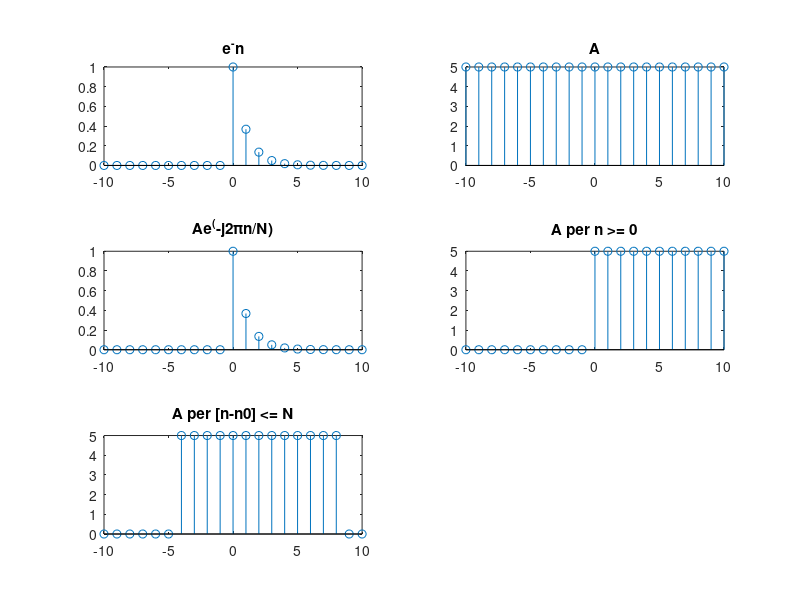

MATLAB code for this plot:
n = -10:10; % per il plot n = -10:10
n_0 = 2;
A = 5;
N = 6;



figure('Name','Es 3')
% Inizializzazione funzioni
xa = exp(-n) .* (n >= 0);
xb = A .* ones(1,length(n));
xc = A * exp(-(1i * 2 * pi * n) / N);
xd = A .* (n >= 0);
xe = A .* ((n >= (n_0 - N)) & (n <= (n_0 + N)));

% Calcolo energia e potenza per ciascun segnale
E_xa = sum(abs(xa).^2);
P_xa = E_xa / length(n);
subplot(3,2,1)
stem(n, xa)
title("e^-n")


E_xb = sum(abs(xb).^2);
P_xb = E_xb / length(n);
subplot(3,2,2)
stem(n, xb)
title("A")

E_xc = sum(abs(xc).^2);
P_xc = E_xc / length(n);
subplot(3,2,3)
stem(n, xa)
title("Ae^(-j2πn/N)")

E_xd = sum(abs(xd).^2);
P_xd = E_xd / length(n);
subplot(3,2,4)
stem(n, xd)
title("A per n >= 0")

E_xe = sum(abs(xe).^2);
P_xe = E_xe / length(n);
subplot(3,2,5)
stem(n, xe)
title("A per [n-n0] <= N")

% Visualizzazione dei risultati
disp('Energia e potenza dei segnali:');
fprintf('\n')

disp(['Energia xa: ', num2str(E_xa)]);
disp(['Potenza xa: ', num2str(P_xa)]);
fprintf('\n')
disp(['Energia xb: ', num2str(E_xb)]);
disp(['Potenza xb: ', num2str(P_xb)]);
fprintf('\n')

disp(['Energia xc: ', num2str(E_xc)]);
disp(['Potenza xc: ', num2str(P_xc)]);
fprintf('\n')

disp(['Energia xd: ', num2str(E_xd)]);
disp(['Potenza xd: ', num2str(P_xd)]);
fprintf('\n')

disp(['Energia xe: ', num2str(E_xe)]);
disp(['Potenza xe: ', num2str(P_xe)]);